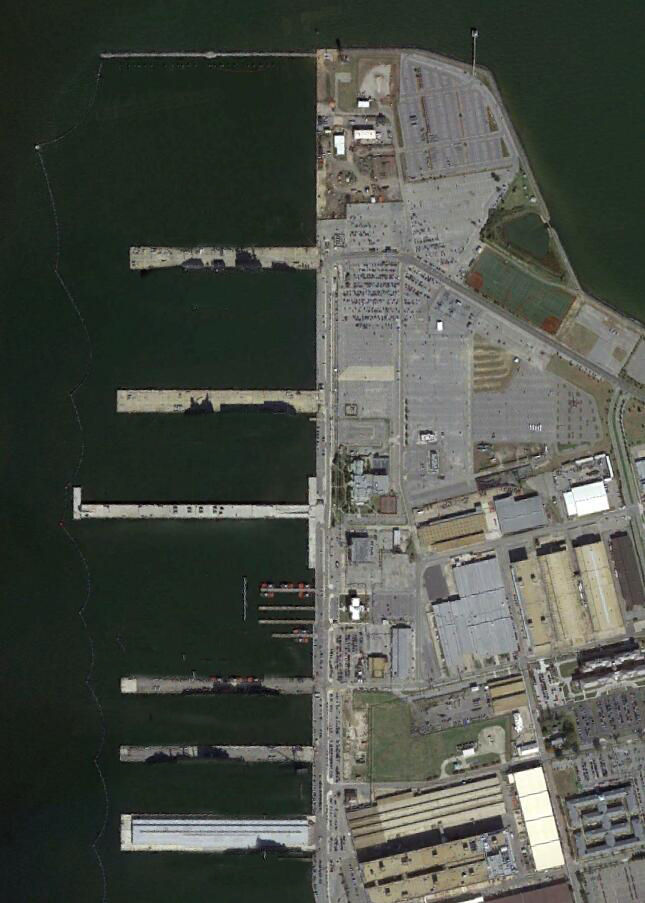
//> input picture getTestSampleSquare/images/image01.jpg, 645 x 903 px
$ ./getTestSampleSquare   (built with g++ and OpenCV 4)
//> lines starting //> are read from the running program, lines starting //| are printed output that depends on the picture
#include <Windows.h>
#include<algorithm>
#pragma comment( lib, "User32.lib")
#include "highgui/highgui.hpp"
#include "opencv2/nonfree/nonfree.hpp"
#include "opencv2/legacy/legacy.hpp"
#include <iostream>
using namespace cv;
using namespace std;
Mat ostu(Mat image02);//output is image02_binary
bool surfMatch(Mat image01,Mat image01_binary,Mat image02,Mat &image1t2_binary);//imgage01 is template ,image02 is a arbitary image to be tested.
Mat xor(Mat image02_binary,Mat image1t2_binary);//output is image02_result
void contourExtract(Mat image02_result,Mat image02);//the function is to detect the proper contour and save the roi which is in the original image02.
int main(int argc, char *argv[])
{
    Mat image01 = imread("images/image01.jpg");
//> image01 is the input picture: 903 rows x 645 cols, CV_8UC3; mean B, G, R 71, 78.9, 74.5
	Mat image01_binary=imread("images/image01_binary.jpg",0);
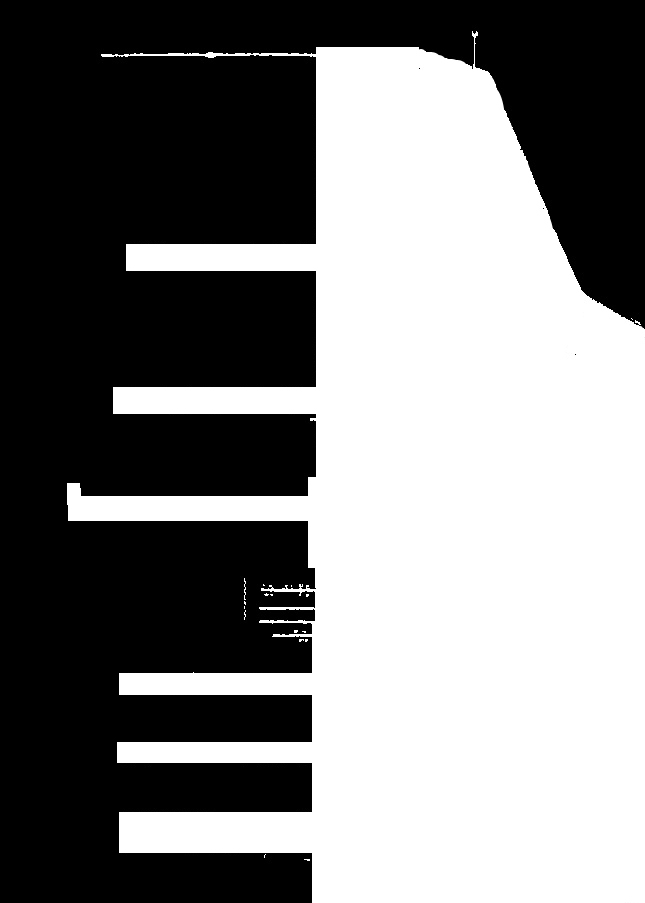
//> input picture getTestSampleSquare/images/image01_binary.jpg, 645 x 903 px
//> image01_binary is the input picture: 903 rows x 645 cols, CV_8UC1; min 0, max 255, mean 126
    //Mat image02 = imread("images/h2.34p2a45.jpg");
	Mat image02 = imread("images/image02.jpg");
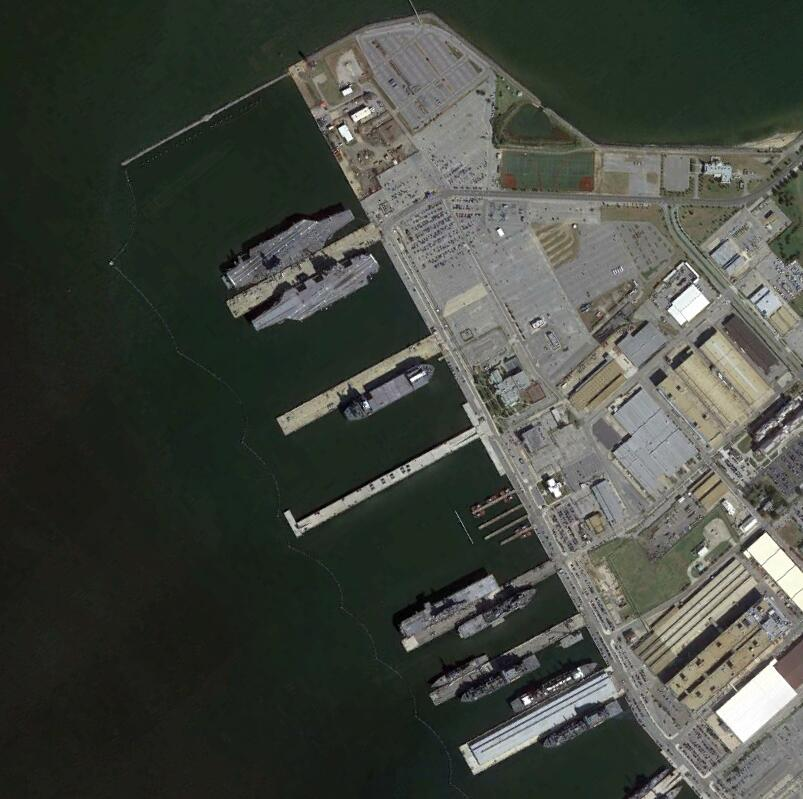
//> input picture getTestSampleSquare/images/image02.jpg, 803 x 799 px
//> image02 is the input picture: 799 rows x 803 cols, CV_8UC3; mean B, G, R 63.7, 71.2, 67.1
	Mat image02_binary(image02.size(),CV_8UC1),image1t2_binary(image02.size(),CV_8UC1),image02_result;
	Mat MORPH_DILATE2;
	Mat element = getStructuringElement(MORPH_RECT, Size(3, 3)); //第一个参数MORPH_RECT表示矩形的卷积核，当然还可以选择椭圆形的、交叉型的
    //高级形态学处理，调用这个函数就可以了，具体要选择哪种操作，就修改第三个参数就可以了。
	morphologyEx(image02, MORPH_DILATE2,MORPH_DILATE, element);
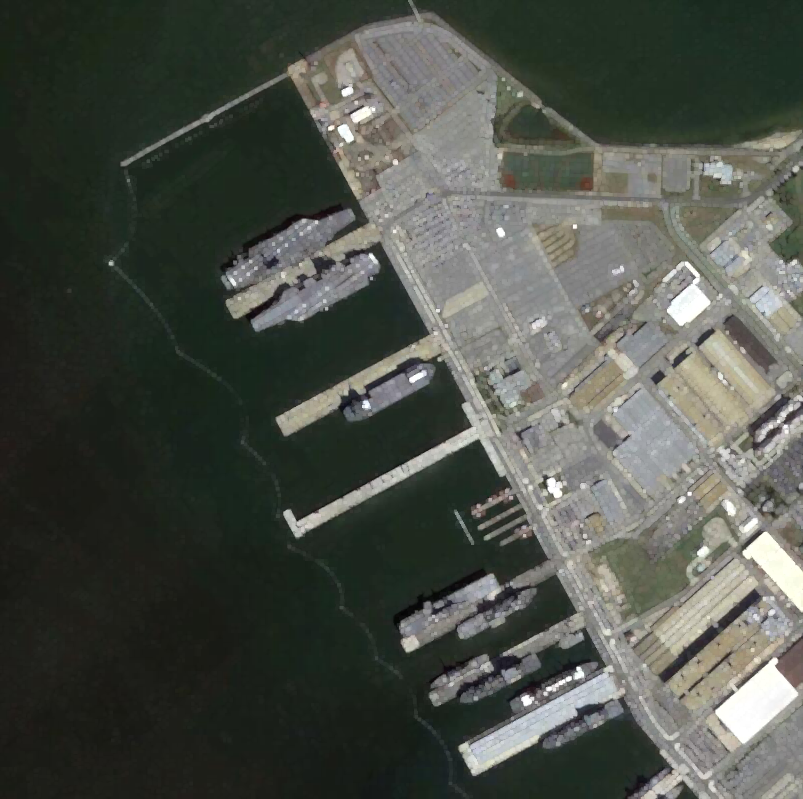
//> MORPH_DILATE2: 799 rows x 803 cols, CV_8UC3; mean B, G, R 73.1, 80.6, 76.5
	image02_binary=ostu(MORPH_DILATE2);
	//imwrite("images/image02_binary.jpg",image02_binary);
	imshow("image01",image01);
	imshow("image01_binary",image01_binary);
	imshow("image02",image02);
	imshow("image02_binary",image02_binary);
	if(waitKey(0)>0);
	if(surfMatch(image01,image01_binary,image02, image1t2_binary)==true)
	{
		//imshow("image1t2_binary",image1t2_binary);
		//if(waitKey(0)>0);
	}
	//imwrite("images/image1t2_binary.jpg",image1t2_binary);
	image02_result=xor(image02_binary,image1t2_binary);
	imshow("image02_result",image02_result);
	if(cv::waitKey(0)>0);
	contourExtract(image02_result,image02);
    return 0;
}
Mat ostu(Mat image02)//output is image02_binary
{
	IplImage * src= &IplImage(image02);
	int height = src->height;
//> height = -1
    int width = src->width;
//> width = -1
    long size = height * width;
//> size = 1

    //histogram
    float histogram[256] = { 0 };
    for (int m = 0; m < height; m++)
    {
        unsigned char* p = (unsigned char*)src->imageData + src->widthStep * m;
        for (int n = 0; n < width; n++)
        {
            histogram[int(*p++)]++;
        }
    }
//> this loop made 0 passes

    int threshold;
    long sum0 = 0, sum1 = 0; //存储前景的灰度总和和背景灰度总和
    long cnt0 = 0, cnt1 = 0; //前景的总个数和背景的总个数
    double w0 = 0, w1 = 0; //前景和背景所占整幅图像的比例
    double u0 = 0, u1 = 0;  //前景和背景的平均灰度
    double variance = 0; //最大类间方差
    int i, j;
    double u = 0;
    double maxVariance = 0;
    for (i = 1; i < 256; i++) //一次遍历每个像素
    {
        sum0 = 0;
        sum1 = 0;
        cnt0 = 0;
        cnt1 = 0;
        w0 = 0;
        w1 = 0;
        for (j = 0; j < i; j++)
        {
            cnt0 += histogram[j];
            sum0 += j * histogram[j];
        }

        u0 = (double)sum0 / cnt0;
        w0 = (double)cnt0 / size;

        for (j = i; j <= 255; j++)
        {
            cnt1 += histogram[j];
            sum1 += j * histogram[j];
        }

        u1 = (double)sum1 / cnt1;
        w1 = 1 - w0; // (double)cnt1 / size;

        u = u0 * w0 + u1 * w1; //图像的平均灰度
        printf("u = %f\n", u);
        //variance =  w0 * pow((u0 - u), 2) + w1 * pow((u1 - u), 2);
        variance = w0 * w1 *  (u0 - u1) * (u0 - u1);
        if (variance > maxVariance)
        {
            maxVariance = variance;
            threshold = i;
        }
    }
//> this loop made 255 passes
//| u = -nan
//| u = -nan
//| u = -nan
//| u = -nan
//| u = -nan
//| u = -nan
//| u = -nan
//| u = -nan
//> (output is shown up to pass 8 of 255)
//> after the loop, sum0 = 0; sum1 = 0; cnt0 = 0; cnt1 = 0; maxVariance = 0; threshold = 0
	Mat image02_binary(image02.size(),CV_8UC1);
	cvtColor(image02, image02_binary, COLOR_BGR2GRAY);
	cv::threshold(image02_binary, image02_binary, threshold, 255,THRESH_BINARY );
//> image02_binary: 799 rows x 803 cols, CV_8UC1; every value is 255
//> the space key is pressed
	return image02_binary;
}
bool surfMatch(Mat image01,Mat image01_binary,Mat image02,Mat &image1t2_binary)//imgage01 is template ,image02 is a random image to be tested.
{
    //灰度图转换
    Mat image1, image2;
    cvtColor(image01, image1, CV_RGB2GRAY);
    cvtColor(image02, image2, CV_RGB2GRAY);
    //提取特征点
//> (the run ends here: the program needs code that is not available in this run, at `SurfFeatureDetector Detector(2000);`)
